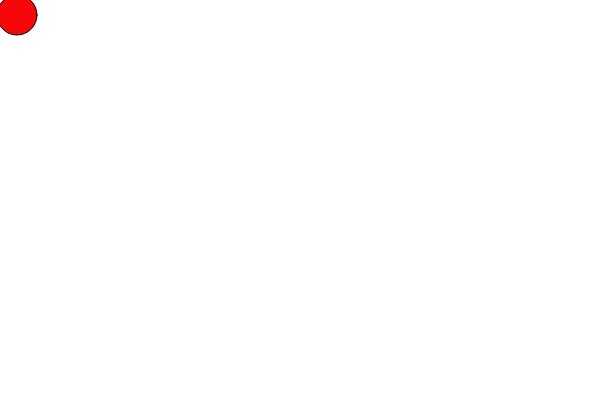
Frame 1 (no input)
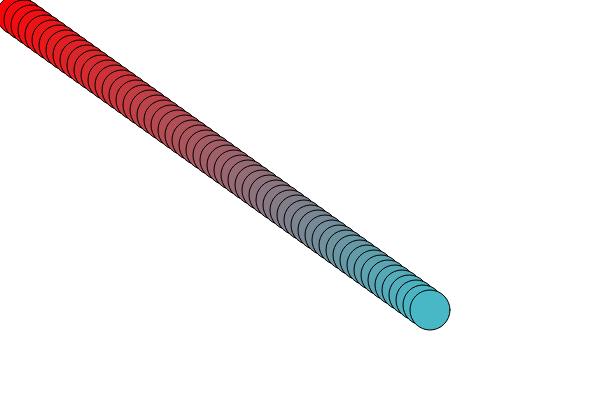
Frame 60 (no input)
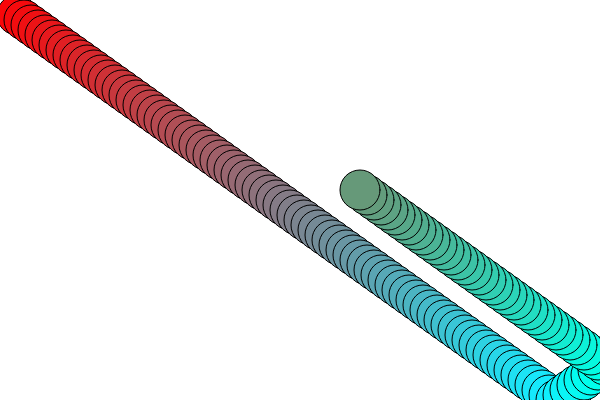
Frame 120 (the mouse pressed at the canvas centre since frame 60)

The p5.js sketch that drew these frames (run headless with seeded random() and noise() and a simulated clock; from frame 60 on, the mouse is pressed at the canvas centre):

// p5.js sketch
// ── sketch.js
var ball = {};
ball.height = 40;
ball.width = 40;
ball.x = 10;
ball.y = 10;
ball.dx = 7;
ball.dy = 5;
ball.r = 255;
ball.g = 255;
ball.b = 255;


function setup() {
  createCanvas(600, 400);
  background(255);
}

function draw() {
// background(255,25);
// noStroke();

  // Move the ball and Keep the ball on the screen.
  ball.x += ball.dx;
  ball.y += ball.dy;
  if (ball.x >= width || ball.x <=0) {
    ball.dx *= -1;
  }

  if (ball.y >= height || ball.y <= 0) {
    ball.dy *= -1;
  }

console.log (ball.dy);

ball.r = map(ball.x, 0, width, 255, 0);
ball.g = map(ball.x, 0, width, 0, 255);
ball.b = map(ball.y, 0, height, 0, 255);


fill(ball.r, ball.g, ball.b);

  // draw our ball
  ellipse(ball.x, ball.y, ball.width, ball.height);
}
